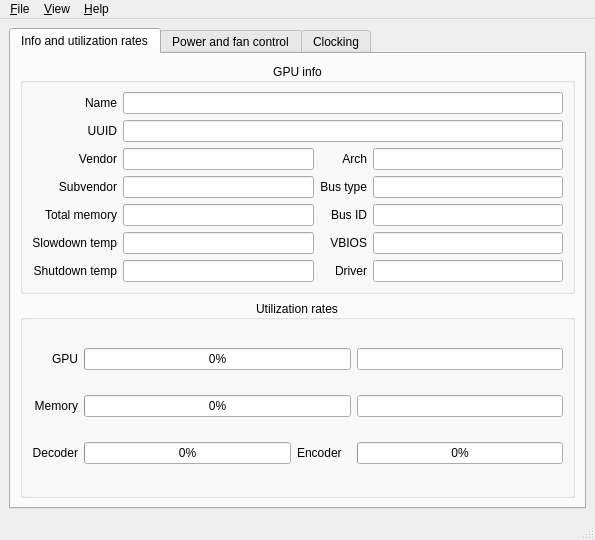
<?xml version="1.0" encoding="UTF-8"?>
<ui version="4.0">
 <class>MainWindow</class>
 <widget class="QMainWindow" name="MainWindow">
  <property name="geometry">
   <rect>
    <x>0</x>
    <y>0</y>
    <width>595</width>
    <height>540</height>
   </rect>
  </property>
  <property name="sizePolicy">
   <sizepolicy hsizetype="Ignored" vsizetype="Preferred">
    <horstretch>0</horstretch>
    <verstretch>0</verstretch>
   </sizepolicy>
  </property>
  <property name="windowTitle">
   <string>GWEpp: Nvidia GPU control utility</string>
  </property>
  <widget class="QWidget" name="centralwidget">
   <layout class="QFormLayout" name="formLayout_2">
    <item row="0" column="0" colspan="2">
     <widget class="QTabWidget" name="tabWidget">
      <property name="currentIndex">
       <number>0</number>
      </property>
      <widget class="QWidget" name="tab_info">
       <attribute name="title">
        <string>Info and utilization rates</string>
       </attribute>
       <layout class="QGridLayout" name="gridLayout_4">
        <item row="1" column="0">
         <widget class="QGroupBox" name="groupBox_static_info">
          <property name="font">
           <font>
            <pointsize>9</pointsize>
           </font>
          </property>
          <property name="title">
           <string>GPU info</string>
          </property>
          <property name="alignment">
           <set>Qt::AlignCenter</set>
          </property>
          <property name="flat">
           <bool>false</bool>
          </property>
          <property name="checkable">
           <bool>false</bool>
          </property>
          <layout class="QGridLayout" name="gridLayout">
           <item row="0" column="0">
            <widget class="QLabel" name="label_GPU_name">
             <property name="text">
              <string>Name</string>
             </property>
             <property name="alignment">
              <set>Qt::AlignRight|Qt::AlignTrailing|Qt::AlignVCenter</set>
             </property>
            </widget>
           </item>
           <item row="5" column="0">
            <widget class="QLabel" name="label_GPU_total_mem">
             <property name="text">
              <string>Total memory</string>
             </property>
             <property name="alignment">
              <set>Qt::AlignRight|Qt::AlignTrailing|Qt::AlignVCenter</set>
             </property>
            </widget>
           </item>
           <item row="1" column="0">
            <widget class="QLabel" name="label_GPU_uuid">
             <property name="text">
              <string>UUID</string>
             </property>
             <property name="alignment">
              <set>Qt::AlignRight|Qt::AlignTrailing|Qt::AlignVCenter</set>
             </property>
            </widget>
           </item>
           <item row="10" column="1">
            <widget class="QLineEdit" name="lineEdit_GPU_shutdown_temp">
             <property name="alignment">
              <set>Qt::AlignCenter</set>
             </property>
             <property name="readOnly">
              <bool>true</bool>
             </property>
            </widget>
           </item>
           <item row="2" column="2">
            <widget class="QLabel" name="label_GPU_arch">
             <property name="text">
              <string>Arch</string>
             </property>
             <property name="alignment">
              <set>Qt::AlignRight|Qt::AlignTrailing|Qt::AlignVCenter</set>
             </property>
            </widget>
           </item>
           <item row="9" column="1">
            <widget class="QLineEdit" name="lineEdit_GPU_slowdown_temp">
             <property name="alignment">
              <set>Qt::AlignCenter</set>
             </property>
             <property name="readOnly">
              <bool>true</bool>
             </property>
            </widget>
           </item>
           <item row="10" column="0">
            <widget class="QLabel" name="label_GPU_shutdown_temp">
             <property name="text">
              <string>Shutdown temp</string>
             </property>
             <property name="alignment">
              <set>Qt::AlignRight|Qt::AlignTrailing|Qt::AlignVCenter</set>
             </property>
            </widget>
           </item>
           <item row="0" column="1" colspan="3">
            <widget class="QLineEdit" name="lineEdit_GPU_name">
             <property name="alignment">
              <set>Qt::AlignCenter</set>
             </property>
             <property name="readOnly">
              <bool>true</bool>
             </property>
            </widget>
           </item>
           <item row="2" column="0">
            <widget class="QLabel" name="label_GPU_vendor">
             <property name="text">
              <string>Vendor</string>
             </property>
             <property name="alignment">
              <set>Qt::AlignRight|Qt::AlignTrailing|Qt::AlignVCenter</set>
             </property>
            </widget>
           </item>
           <item row="3" column="0">
            <widget class="QLabel" name="label_GPU_subvendor">
             <property name="text">
              <string>Subvendor</string>
             </property>
             <property name="alignment">
              <set>Qt::AlignRight|Qt::AlignTrailing|Qt::AlignVCenter</set>
             </property>
            </widget>
           </item>
           <item row="2" column="1">
            <widget class="QLineEdit" name="lineEdit_GPU_vendor">
             <property name="alignment">
              <set>Qt::AlignCenter</set>
             </property>
             <property name="readOnly">
              <bool>true</bool>
             </property>
            </widget>
           </item>
           <item row="5" column="3">
            <widget class="QLineEdit" name="lineEdit_GPU_bus_id">
             <property name="alignment">
              <set>Qt::AlignCenter</set>
             </property>
             <property name="readOnly">
              <bool>true</bool>
             </property>
            </widget>
           </item>
           <item row="9" column="2">
            <widget class="QLabel" name="label_GPU_VBIOS_ver">
             <property name="text">
              <string>VBIOS</string>
             </property>
             <property name="alignment">
              <set>Qt::AlignRight|Qt::AlignTrailing|Qt::AlignVCenter</set>
             </property>
            </widget>
           </item>
           <item row="9" column="0">
            <widget class="QLabel" name="label_GPU_slowdown_temp">
             <property name="text">
              <string>Slowdown temp</string>
             </property>
             <property name="alignment">
              <set>Qt::AlignRight|Qt::AlignTrailing|Qt::AlignVCenter</set>
             </property>
            </widget>
           </item>
           <item row="3" column="3">
            <widget class="QLineEdit" name="lineEdit_GPU_bus_type">
             <property name="alignment">
              <set>Qt::AlignCenter</set>
             </property>
             <property name="readOnly">
              <bool>true</bool>
             </property>
            </widget>
           </item>
           <item row="3" column="2">
            <widget class="QLabel" name="label_GPU_bus_type">
             <property name="text">
              <string>Bus type</string>
             </property>
             <property name="alignment">
              <set>Qt::AlignRight|Qt::AlignTrailing|Qt::AlignVCenter</set>
             </property>
            </widget>
           </item>
           <item row="10" column="3">
            <widget class="QLineEdit" name="lineEdit_GPU_driver_ver">
             <property name="alignment">
              <set>Qt::AlignCenter</set>
             </property>
             <property name="readOnly">
              <bool>true</bool>
             </property>
            </widget>
           </item>
           <item row="5" column="1">
            <widget class="QLineEdit" name="lineEdit_GPU_total_mem">
             <property name="alignment">
              <set>Qt::AlignCenter</set>
             </property>
             <property name="readOnly">
              <bool>true</bool>
             </property>
            </widget>
           </item>
           <item row="3" column="1">
            <widget class="QLineEdit" name="lineEdit_GPU_subvendor">
             <property name="alignment">
              <set>Qt::AlignCenter</set>
             </property>
             <property name="readOnly">
              <bool>true</bool>
             </property>
            </widget>
           </item>
           <item row="1" column="1" colspan="3">
            <widget class="QLineEdit" name="lineEdit_GPU_uuid">
             <property name="alignment">
              <set>Qt::AlignCenter</set>
             </property>
             <property name="readOnly">
              <bool>true</bool>
             </property>
            </widget>
           </item>
           <item row="2" column="3">
            <widget class="QLineEdit" name="lineEdit_GPU_arch">
             <property name="alignment">
              <set>Qt::AlignCenter</set>
             </property>
             <property name="readOnly">
              <bool>true</bool>
             </property>
            </widget>
           </item>
           <item row="5" column="2">
            <widget class="QLabel" name="label_GPU_bus_id">
             <property name="text">
              <string>Bus ID</string>
             </property>
             <property name="alignment">
              <set>Qt::AlignRight|Qt::AlignTrailing|Qt::AlignVCenter</set>
             </property>
            </widget>
           </item>
           <item row="10" column="2">
            <widget class="QLabel" name="label_GPU_driver_ver">
             <property name="text">
              <string>Driver</string>
             </property>
             <property name="alignment">
              <set>Qt::AlignRight|Qt::AlignTrailing|Qt::AlignVCenter</set>
             </property>
            </widget>
           </item>
           <item row="9" column="3">
            <widget class="QLineEdit" name="lineEdit_GPU_VBIOS_ver">
             <property name="alignment">
              <set>Qt::AlignCenter</set>
             </property>
             <property name="readOnly">
              <bool>true</bool>
             </property>
            </widget>
           </item>
          </layout>
         </widget>
        </item>
        <item row="2" column="0">
         <widget class="QGroupBox" name="groupBox_dynamic_info">
          <property name="font">
           <font>
            <pointsize>9</pointsize>
           </font>
          </property>
          <property name="title">
           <string>Utilization rates</string>
          </property>
          <property name="alignment">
           <set>Qt::AlignCenter</set>
          </property>
          <property name="flat">
           <bool>false</bool>
          </property>
          <property name="checkable">
           <bool>false</bool>
          </property>
          <layout class="QGridLayout" name="gridLayout_2">
           <item row="4" column="2">
            <widget class="QProgressBar" name="progressBar_GPU_decoder_usage">
             <property name="value">
              <number>0</number>
             </property>
            </widget>
           </item>
           <item row="3" column="2" colspan="3">
            <widget class="QProgressBar" name="progressBar_GPU_mem_usage">
             <property name="value">
              <number>0</number>
             </property>
            </widget>
           </item>
           <item row="4" column="5">
            <widget class="QProgressBar" name="progressBar_GPU_encoder_usage">
             <property name="value">
              <number>0</number>
             </property>
            </widget>
           </item>
           <item row="0" column="0">
            <widget class="QLabel" name="label_GPU_usage">
             <property name="text">
              <string>GPU</string>
             </property>
             <property name="alignment">
              <set>Qt::AlignRight|Qt::AlignTrailing|Qt::AlignVCenter</set>
             </property>
            </widget>
           </item>
           <item row="4" column="3">
            <widget class="QLabel" name="label_GPU_encoder_usage">
             <property name="text">
              <string>Encoder </string>
             </property>
             <property name="alignment">
              <set>Qt::AlignRight|Qt::AlignTrailing|Qt::AlignVCenter</set>
             </property>
            </widget>
           </item>
           <item row="3" column="5">
            <widget class="QLineEdit" name="lineEdit_GPU_mem_usage">
             <property name="alignment">
              <set>Qt::AlignCenter</set>
             </property>
             <property name="readOnly">
              <bool>true</bool>
             </property>
            </widget>
           </item>
           <item row="4" column="0">
            <widget class="QLabel" name="label_GPU_decoder_usage">
             <property name="text">
              <string>Decoder</string>
             </property>
             <property name="alignment">
              <set>Qt::AlignRight|Qt::AlignTrailing|Qt::AlignVCenter</set>
             </property>
            </widget>
           </item>
           <item row="0" column="2" colspan="3">
            <widget class="QProgressBar" name="progressBar_GPU_usage">
             <property name="value">
              <number>0</number>
             </property>
            </widget>
           </item>
           <item row="0" column="5">
            <widget class="QLineEdit" name="lineEdit_current_pstate">
             <property name="alignment">
              <set>Qt::AlignCenter</set>
             </property>
             <property name="readOnly">
              <bool>true</bool>
             </property>
            </widget>
           </item>
           <item row="3" column="0">
            <widget class="QLabel" name="label_GPU_mem_usage">
             <property name="text">
              <string>Memory</string>
             </property>
             <property name="alignment">
              <set>Qt::AlignRight|Qt::AlignTrailing|Qt::AlignVCenter</set>
             </property>
            </widget>
           </item>
          </layout>
         </widget>
        </item>
       </layout>
      </widget>
      <widget class="QWidget" name="tab_pover_and_fan_control">
       <attribute name="title">
        <string>Power and fan control</string>
       </attribute>
       <layout class="QGridLayout" name="gridLayout_7">
        <item row="1" column="0">
         <widget class="QGroupBox" name="groupBox_power_control">
          <property name="title">
           <string>Power control</string>
          </property>
          <property name="alignment">
           <set>Qt::AlignCenter</set>
          </property>
          <layout class="QGridLayout" name="gridLayout_3">
           <item row="1" column="5">
            <widget class="QLabel" name="label_enforced_power_limit">
             <property name="text">
              <string>Enforced</string>
             </property>
             <property name="alignment">
              <set>Qt::AlignRight|Qt::AlignTrailing|Qt::AlignVCenter</set>
             </property>
            </widget>
           </item>
           <item row="0" column="4">
            <widget class="QLineEdit" name="lineEdit_current_power_limit">
             <property name="frame">
              <bool>true</bool>
             </property>
             <property name="alignment">
              <set>Qt::AlignCenter</set>
             </property>
             <property name="readOnly">
              <bool>true</bool>
             </property>
            </widget>
           </item>
           <item row="2" column="2" colspan="4">
            <widget class="QSlider" name="horizontalSlider_change_power_limit">
             <property name="pageStep">
              <number>5</number>
             </property>
             <property name="orientation">
              <enum>Qt::Horizontal</enum>
             </property>
             <property name="tickPosition">
              <enum>QSlider::TicksBelow</enum>
             </property>
             <property name="tickInterval">
              <number>5</number>
             </property>
            </widget>
           </item>
           <item row="0" column="2">
            <widget class="QLineEdit" name="lineEdit_current_power_usage">
             <property name="frame">
              <bool>true</bool>
             </property>
             <property name="alignment">
              <set>Qt::AlignCenter</set>
             </property>
             <property name="readOnly">
              <bool>true</bool>
             </property>
            </widget>
           </item>
           <item row="2" column="6">
            <widget class="QPushButton" name="pushButton_apply_power_limit">
             <property name="text">
              <string>Apply</string>
             </property>
            </widget>
           </item>
           <item row="0" column="5">
            <widget class="QLabel" name="label_default_power_limit">
             <property name="text">
              <string>Default limit</string>
             </property>
             <property name="alignment">
              <set>Qt::AlignRight|Qt::AlignTrailing|Qt::AlignVCenter</set>
             </property>
            </widget>
           </item>
           <item row="0" column="6">
            <widget class="QLineEdit" name="lineEdit_default_power_limit">
             <property name="frame">
              <bool>true</bool>
             </property>
             <property name="alignment">
              <set>Qt::AlignCenter</set>
             </property>
             <property name="readOnly">
              <bool>true</bool>
             </property>
            </widget>
           </item>
           <item row="1" column="6">
            <widget class="QLineEdit" name="lineEdit_enforced_power_limit">
             <property name="frame">
              <bool>true</bool>
             </property>
             <property name="alignment">
              <set>Qt::AlignCenter</set>
             </property>
             <property name="readOnly">
              <bool>true</bool>
             </property>
            </widget>
           </item>
           <item row="1" column="2">
            <widget class="QLineEdit" name="lineEdit_min_power_limit">
             <property name="frame">
              <bool>true</bool>
             </property>
             <property name="alignment">
              <set>Qt::AlignCenter</set>
             </property>
             <property name="readOnly">
              <bool>true</bool>
             </property>
            </widget>
           </item>
           <item row="2" column="0">
            <widget class="QLabel" name="label_power_limit_slider_indicator">
             <property name="text">
              <string>0</string>
             </property>
             <property name="alignment">
              <set>Qt::AlignRight|Qt::AlignTrailing|Qt::AlignVCenter</set>
             </property>
            </widget>
           </item>
           <item row="1" column="3">
            <widget class="QLabel" name="label_max_power_limit">
             <property name="text">
              <string>Max limit</string>
             </property>
             <property name="alignment">
              <set>Qt::AlignRight|Qt::AlignTrailing|Qt::AlignVCenter</set>
             </property>
            </widget>
           </item>
           <item row="0" column="0">
            <widget class="QLabel" name="label_current_power_usage">
             <property name="text">
              <string>Usage</string>
             </property>
             <property name="alignment">
              <set>Qt::AlignRight|Qt::AlignTrailing|Qt::AlignVCenter</set>
             </property>
            </widget>
           </item>
           <item row="0" column="3">
            <widget class="QLabel" name="label_current_power_limit">
             <property name="text">
              <string>Current limit</string>
             </property>
             <property name="alignment">
              <set>Qt::AlignRight|Qt::AlignTrailing|Qt::AlignVCenter</set>
             </property>
            </widget>
           </item>
           <item row="1" column="4">
            <widget class="QLineEdit" name="lineEdit_max_power_limit">
             <property name="frame">
              <bool>true</bool>
             </property>
             <property name="alignment">
              <set>Qt::AlignCenter</set>
             </property>
             <property name="readOnly">
              <bool>true</bool>
             </property>
            </widget>
           </item>
           <item row="1" column="0">
            <widget class="QLabel" name="label_min_power_limit">
             <property name="text">
              <string>Min limit</string>
             </property>
             <property name="alignment">
              <set>Qt::AlignRight|Qt::AlignTrailing|Qt::AlignVCenter</set>
             </property>
            </widget>
           </item>
          </layout>
         </widget>
        </item>
        <item row="2" column="0">
         <widget class="QGroupBox" name="groupBox_fan_control">
          <property name="title">
           <string>Fan control</string>
          </property>
          <property name="alignment">
           <set>Qt::AlignCenter</set>
          </property>
          <layout class="QGridLayout" name="gridLayout_6">
           <item row="1" column="6">
            <widget class="QPushButton" name="pushButton_edit_current_fan_profile">
             <property name="enabled">
              <bool>false</bool>
             </property>
             <property name="text">
              <string>Edit current</string>
             </property>
            </widget>
           </item>
           <item row="1" column="0">
            <widget class="QLabel" name="label_select_fan_profile">
             <property name="text">
              <string>Select profile:</string>
             </property>
             <property name="alignment">
              <set>Qt::AlignRight|Qt::AlignTrailing|Qt::AlignVCenter</set>
             </property>
            </widget>
           </item>
           <item row="1" column="1" colspan="5">
            <widget class="QComboBox" name="comboBox_select_fan_profile"/>
           </item>
           <item row="6" column="6">
            <widget class="QPushButton" name="pushButton_apply_fan_speed">
             <property name="enabled">
              <bool>true</bool>
             </property>
             <property name="text">
              <string>Apply</string>
             </property>
            </widget>
           </item>
           <item row="2" column="6">
            <widget class="QPushButton" name="pushButton_add_new_fan_profile">
             <property name="text">
              <string>Add new</string>
             </property>
            </widget>
           </item>
           <item row="3" column="2">
            <layout class="QGridLayout" name="gridLayout_12">
             <item row="0" column="1">
              <widget class="QLineEdit" name="lineEdit_current_gpu_core_temp">
               <property name="text">
                <string>0</string>
               </property>
               <property name="frame">
                <bool>true</bool>
               </property>
               <property name="alignment">
                <set>Qt::AlignCenter</set>
               </property>
               <property name="readOnly">
                <bool>true</bool>
               </property>
              </widget>
             </item>
             <item row="0" column="0">
              <widget class="QLabel" name="label_current_gpu_core_temp">
               <property name="font">
                <font>
                 <pointsize>10</pointsize>
                 <bold>false</bold>
                </font>
               </property>
               <property name="text">
                <string>Current GPU temp:</string>
               </property>
               <property name="alignment">
                <set>Qt::AlignRight|Qt::AlignTrailing|Qt::AlignVCenter</set>
               </property>
              </widget>
             </item>
             <item row="1" column="0">
              <widget class="QLabel" name="label_current_fan_speed_level">
               <property name="font">
                <font>
                 <pointsize>10</pointsize>
                 <bold>false</bold>
                </font>
               </property>
               <property name="text">
                <string>Current fan speed:</string>
               </property>
               <property name="alignment">
                <set>Qt::AlignRight|Qt::AlignTrailing|Qt::AlignVCenter</set>
               </property>
              </widget>
             </item>
             <item row="1" column="1">
              <widget class="QLineEdit" name="lineEdit_current_fan_speed_level">
               <property name="text">
                <string>0%</string>
               </property>
               <property name="frame">
                <bool>true</bool>
               </property>
               <property name="alignment">
                <set>Qt::AlignCenter</set>
               </property>
               <property name="readOnly">
                <bool>true</bool>
               </property>
              </widget>
             </item>
            </layout>
           </item>
          </layout>
         </widget>
        </item>
       </layout>
      </widget>
      <widget class="QWidget" name="tab_clocking">
       <attribute name="title">
        <string>Clocking</string>
       </attribute>
       <layout class="QGridLayout" name="gridLayout_9">
        <item row="0" column="1" colspan="3">
         <widget class="QGroupBox" name="groupBox_clock_info">
          <property name="title">
           <string>Clock info (current / max)</string>
          </property>
          <property name="alignment">
           <set>Qt::AlignCenter</set>
          </property>
          <layout class="QGridLayout" name="gridLayout_5">
           <item row="1" column="1">
            <widget class="QLineEdit" name="lineEdit_video_clock_current">
             <property name="frame">
              <bool>true</bool>
             </property>
             <property name="alignment">
              <set>Qt::AlignCenter</set>
             </property>
             <property name="readOnly">
              <bool>true</bool>
             </property>
            </widget>
           </item>
           <item row="1" column="0">
            <widget class="QLabel" name="label_video_clock">
             <property name="text">
              <string>Video</string>
             </property>
             <property name="alignment">
              <set>Qt::AlignRight|Qt::AlignTrailing|Qt::AlignVCenter</set>
             </property>
            </widget>
           </item>
           <item row="2" column="1">
            <widget class="QLineEdit" name="lineEdit_sm_clock_current">
             <property name="frame">
              <bool>true</bool>
             </property>
             <property name="alignment">
              <set>Qt::AlignCenter</set>
             </property>
             <property name="readOnly">
              <bool>true</bool>
             </property>
            </widget>
           </item>
           <item row="2" column="2">
            <widget class="QLineEdit" name="lineEdit_sm_clock_max">
             <property name="frame">
              <bool>true</bool>
             </property>
             <property name="alignment">
              <set>Qt::AlignCenter</set>
             </property>
             <property name="readOnly">
              <bool>true</bool>
             </property>
            </widget>
           </item>
           <item row="3" column="0">
            <widget class="QLabel" name="label_memory_clock">
             <property name="text">
              <string>Memory</string>
             </property>
             <property name="alignment">
              <set>Qt::AlignRight|Qt::AlignTrailing|Qt::AlignVCenter</set>
             </property>
            </widget>
           </item>
           <item row="1" column="2">
            <widget class="QLineEdit" name="lineEdit_video_clock_max">
             <property name="frame">
              <bool>true</bool>
             </property>
             <property name="alignment">
              <set>Qt::AlignCenter</set>
             </property>
             <property name="readOnly">
              <bool>true</bool>
             </property>
            </widget>
           </item>
           <item row="0" column="0">
            <widget class="QLabel" name="label_graphics_clock">
             <property name="text">
              <string>Graphics</string>
             </property>
             <property name="alignment">
              <set>Qt::AlignRight|Qt::AlignTrailing|Qt::AlignVCenter</set>
             </property>
            </widget>
           </item>
           <item row="0" column="1">
            <widget class="QLineEdit" name="lineEdit_graphics_clock_current">
             <property name="frame">
              <bool>true</bool>
             </property>
             <property name="alignment">
              <set>Qt::AlignCenter</set>
             </property>
             <property name="readOnly">
              <bool>true</bool>
             </property>
            </widget>
           </item>
           <item row="3" column="2">
            <widget class="QLineEdit" name="lineEdit_memory_clock_max">
             <property name="frame">
              <bool>true</bool>
             </property>
             <property name="alignment">
              <set>Qt::AlignCenter</set>
             </property>
             <property name="readOnly">
              <bool>true</bool>
             </property>
            </widget>
           </item>
           <item row="3" column="1">
            <widget class="QLineEdit" name="lineEdit_memory_clock_current">
             <property name="frame">
              <bool>true</bool>
             </property>
             <property name="alignment">
              <set>Qt::AlignCenter</set>
             </property>
             <property name="readOnly">
              <bool>true</bool>
             </property>
            </widget>
           </item>
           <item row="2" column="0">
            <widget class="QLabel" name="label_sm_clock">
             <property name="text">
              <string>SM</string>
             </property>
             <property name="alignment">
              <set>Qt::AlignRight|Qt::AlignTrailing|Qt::AlignVCenter</set>
             </property>
            </widget>
           </item>
           <item row="0" column="2">
            <widget class="QLineEdit" name="lineEdit_graphics_clock_max">
             <property name="frame">
              <bool>true</bool>
             </property>
             <property name="alignment">
              <set>Qt::AlignCenter</set>
             </property>
             <property name="readOnly">
              <bool>true</bool>
             </property>
            </widget>
           </item>
          </layout>
         </widget>
        </item>
        <item row="1" column="1" colspan="3">
         <widget class="QGroupBox" name="groupBox">
          <property name="title">
           <string>Clock offset</string>
          </property>
          <property name="alignment">
           <set>Qt::AlignCenter</set>
          </property>
          <layout class="QGridLayout" name="gridLayout_8">
           <item row="4" column="5">
            <widget class="QPushButton" name="pushButton_apply_clock_offset">
             <property name="enabled">
              <bool>true</bool>
             </property>
             <property name="text">
              <string>Apply</string>
             </property>
            </widget>
           </item>
           <item row="0" column="5">
            <widget class="QPushButton" name="pushButton_edit_current_clock_offset_profile">
             <property name="enabled">
              <bool>false</bool>
             </property>
             <property name="text">
              <string>Edit current</string>
             </property>
            </widget>
           </item>
           <item row="0" column="0">
            <widget class="QLabel" name="label_select_clock_offset_profile">
             <property name="text">
              <string>Select profile:</string>
             </property>
             <property name="alignment">
              <set>Qt::AlignRight|Qt::AlignTrailing|Qt::AlignVCenter</set>
             </property>
            </widget>
           </item>
           <item row="0" column="1" colspan="4">
            <widget class="QComboBox" name="comboBox_select_clock_offset_profile"/>
           </item>
           <item row="1" column="5">
            <widget class="QPushButton" name="pushButton_add_new_clock_offset_profile">
             <property name="text">
              <string>Add new</string>
             </property>
            </widget>
           </item>
           <item row="2" column="2">
            <layout class="QGridLayout" name="gridLayout_11">
             <item row="0" column="1">
              <widget class="QLineEdit" name="lineEdit_current_gpu_clock_offset">
               <property name="text">
                <string>0 MHz</string>
               </property>
               <property name="frame">
                <bool>true</bool>
               </property>
               <property name="alignment">
                <set>Qt::AlignCenter</set>
               </property>
               <property name="readOnly">
                <bool>true</bool>
               </property>
              </widget>
             </item>
             <item row="0" column="0">
              <widget class="QLabel" name="label_current_gpu_clock_offset">
               <property name="text">
                <string>GPU clock offset:</string>
               </property>
               <property name="alignment">
                <set>Qt::AlignRight|Qt::AlignTrailing|Qt::AlignVCenter</set>
               </property>
              </widget>
             </item>
             <item row="1" column="0">
              <widget class="QLabel" name="label_current_mem_clock_offset">
               <property name="text">
                <string>Memory clock offset:</string>
               </property>
               <property name="alignment">
                <set>Qt::AlignRight|Qt::AlignTrailing|Qt::AlignVCenter</set>
               </property>
              </widget>
             </item>
             <item row="1" column="1">
              <widget class="QLineEdit" name="lineEdit_current_mem_clock_offset">
               <property name="text">
                <string>0 MHz</string>
               </property>
               <property name="frame">
                <bool>true</bool>
               </property>
               <property name="alignment">
                <set>Qt::AlignCenter</set>
               </property>
               <property name="readOnly">
                <bool>true</bool>
               </property>
              </widget>
             </item>
            </layout>
           </item>
          </layout>
         </widget>
        </item>
       </layout>
      </widget>
     </widget>
    </item>
   </layout>
  </widget>
  <widget class="QMenuBar" name="menuBar">
   <property name="geometry">
    <rect>
     <x>0</x>
     <y>0</y>
     <width>595</width>
     <height>22</height>
    </rect>
   </property>
   <property name="defaultUp">
    <bool>false</bool>
   </property>
   <property name="nativeMenuBar">
    <bool>true</bool>
   </property>
   <widget class="QMenu" name="menuFile">
    <property name="title">
     <string>&amp;File</string>
    </property>
    <addaction name="actionSettings"/>
    <addaction name="separator"/>
    <addaction name="actionQuit"/>
   </widget>
   <widget class="QMenu" name="menuHelp">
    <property name="title">
     <string>&amp;Help</string>
    </property>
    <addaction name="actionAbout"/>
    <addaction name="actionReport_a_bug"/>
   </widget>
   <widget class="QMenu" name="menuView">
    <property name="title">
     <string>&amp;View</string>
    </property>
    <addaction name="actionShow_GPU_UUID"/>
   </widget>
   <addaction name="menuFile"/>
   <addaction name="menuView"/>
   <addaction name="menuHelp"/>
  </widget>
  <widget class="QStatusBar" name="statusBar"/>
  <action name="actionSettings">
   <property name="icon">
    <iconset theme="preferences-other">
     <normaloff>.</normaloff>.</iconset>
   </property>
   <property name="text">
    <string>&amp;Settings</string>
   </property>
  </action>
  <action name="actionQuit">
   <property name="icon">
    <iconset theme="application-exit">
     <normaloff>.</normaloff>.</iconset>
   </property>
   <property name="text">
    <string>Quit</string>
   </property>
   <property name="shortcut">
    <string>Ctrl+Q</string>
   </property>
  </action>
  <action name="actionAbout">
   <property name="icon">
    <iconset theme="help-about">
     <normaloff>.</normaloff>.</iconset>
   </property>
   <property name="text">
    <string>&amp;About</string>
   </property>
  </action>
  <action name="actionReport_a_bug">
   <property name="icon">
    <iconset theme="help-faq">
     <normaloff>.</normaloff>.</iconset>
   </property>
   <property name="text">
    <string>&amp;Report a bug</string>
   </property>
  </action>
  <action name="actionShow_GPU_UUID">
   <property name="checkable">
    <bool>true</bool>
   </property>
   <property name="checked">
    <bool>false</bool>
   </property>
   <property name="text">
    <string>Show GPU UUID</string>
   </property>
  </action>
 </widget>
 <resources/>
 <connections/>
</ui>
